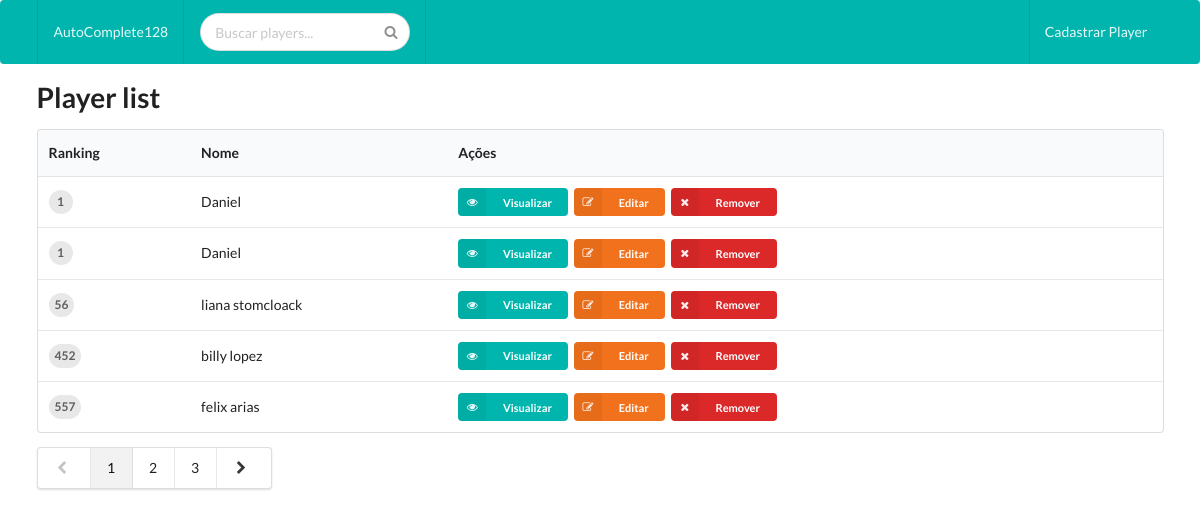
Before: / with the older database file.
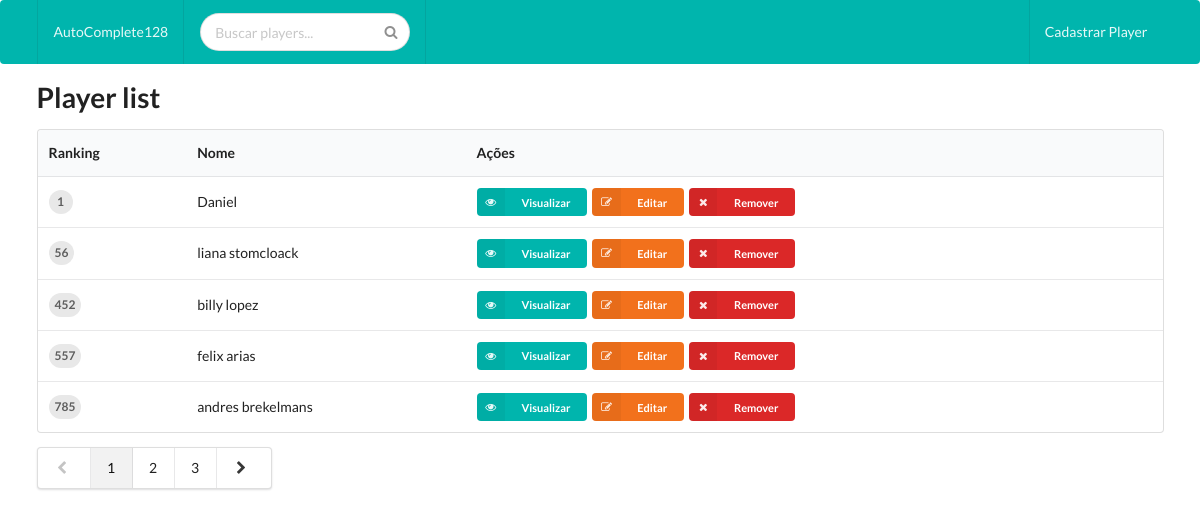
After: the same page with the newer database file.
### app/models.py (models this page shows, shortened)
class Player(models.Model):
    name = models.CharField(max_length=100, blank=False, null=False)
    rank_position = models.IntegerField(blank=False, null=False)
    class Meta:
        ordering = ['-rank_position']

### app/views.py (the view)
# urls.py: url(r'^$', PlayersList.as_view(), name='players_list' ),
class PlayersList(View):
  players = []
  template_name = 'app/players_list.html'
  def get(self, request, *args,**kwargs):
    query = Q()
    if request.GET.get('term', False):
        query = Q(name__icontains=request.GET['term'])
    players = Player.objects.filter(query).order_by('rank_position')
    paginator = Paginator(players, 5)
    page = int(request.GET.get('page', 1))
    try:
        self.players = paginator.page(page)
    except (EmptyPage, InvalidPage):
        self.players = paginator.page(paginator.num_pages)
    response = {
      'players': self.players,
      'actual': page, 'total': paginator.num_pages,
      'next': page + 1, 'prev': page - 1,
      'list_pages': range(1, paginator.num_pages + 1),
      'st': request.GET.get('st', '0')
      }
    return render(request, self.template_name, response)

### app/templates/app/players_list.html
{% extends 'app/shared/base.html' %}
{% block content%}
  <h1>Player list</h1>
  <table class="ui table">
    <thead>
      <tr>
        <th>Ranking</th>
        <th>Nome</th>
        <th>Ações</th>
      </tr>
    </thead>
    <tbody>
    {% for player in players %}
      <tr>
        <td>
          <span class="ui circular label">{{ player.rank_position }}</span>
        </td>
        <td> {{ player.name }}</td>
        <td colspan="3">
          <a href="{% url 'app:player_detail' player.id %}" class="ui labeled icon button mini teal">
            <i class="icon eye"></i>
            Visualizar
          </a>
          <a href="{% url 'app:player_update' player.id %}" class="ui labeled icon button mini orange">
            <i class="icon edit"></i>
            Editar
          </a>
          <a href="{% url 'app:player_delete' player.id  %}" class="ui labeled icon button mini red">
            <i class="icon remove"></i>
            Remover
          </a>
        </td>
      </tr>
      {% endfor %}
    </tbody>
  </table>
  <div class='ui pagination menu'>
    {% if actual < 2 %}
      <a href='#' class="disabled item">
        <i class="icon chevron left"></i>
      </a>
    {% else %}
      <a href="/?page={{prev}}" class="item">
        <i class="icon chevron left"></i>
      </a>
    {% endif %}
    {% for page in list_pages %}
        <a class="item {%  if actual == page %} active {% endif %}"  href="/?page={{page}}">{{page}}</a>
    {% endfor %}
    {% if actual >= total or total == 1 %}
      <a href="#" aria-lakbel="Next" class="item disabled">
        <i class="icon chevron right"></i>
      </a>
    {% else %}
      <a href="/?page={{next}}" class="item" aria-label="Next">
        <i class="icon chevron right"></i>
      </a>
    {% endif %}
  </div>
{% endblock content %}

Changed rows visible on the page:
removed Player: rank_position "1", name "Daniel"
now on this page (row unchanged): Player: rank_position "785", name "andres brekelmans"
